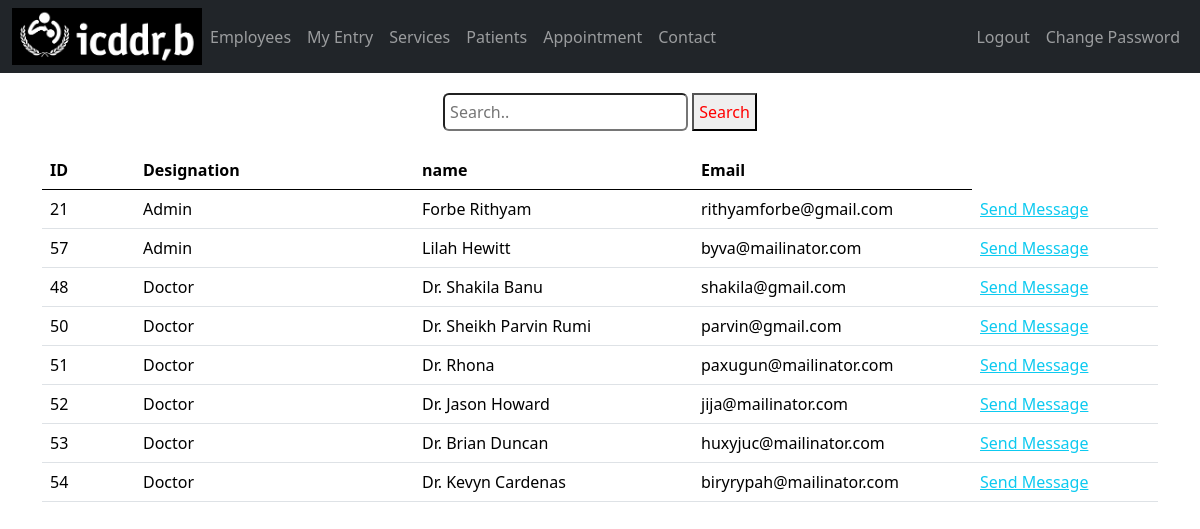
The app's page /contact.php (signed in) with its own data.
### tables this page shows
CREATE TABLE `users` (
  `id` int(255) NOT NULL,
  `username` varchar(255) DEFAULT NULL,
  `email` varchar(255) NOT NULL,
  `password` varchar(255) NOT NULL,
  `name` varchar(255) DEFAULT NULL,
  `surname` varchar(255) DEFAULT NULL,
  `date` varchar(255) DEFAULT NULL,
  `ptype` varchar(255) DEFAULT NULL,
  `file` varchar(255) DEFAULT NULL,
  `gender` varchar(255) DEFAULT NULL,
  `utype` varchar(255) DEFAULT NULL,
  `address` varchar(255) DEFAULT NULL,
  `phone` varchar(255) DEFAULT NULL,
  `designation` varchar(255) DEFAULT NULL
);

### init.php (called while the page is built, shortened)
<?php
$source = new source;
?>

### classes/source.php (called while the page is built, shortened)
<?php
class source extends db{
    public $Query;
    public function Query($query,$param = []){
        if(empty($param)){
            $this->Query = $this->db->prepare($query);
            return $this->Query->execute();
        }else{
            $this->Query = $this->db->prepare($query);
            return $this->Query->execute($param);
        }
    }
    public function CountRows(){
        return $this->Query->rowCount();
    }
    public function FetchAll(){
        return $this->Query->FetchAll(PDO::FETCH_OBJ);
    }
}
?>

### classes/db.php (called while the page is built, shortened)
<?php
class db{
    private $host = "localhost";
    private $username = "root";
    private $password = "";
    private $database = "intern";
    public function __construct(){
        try{
            $this->db = new PDO("mysql:hsot=".$this->host.";dbname=".$this->database,
            $this->username,$this->password);
        }catch(PDOException $e){
            echo "Connection problem : ".$e->getMessage();
        }
    }
}
?>

### contact.php (the view, shortened to what this page needs)
<?php
include "init.php";
?>
<html>
<head>
    <link href="https://cdn.jsdelivr.net/npm/bootstrap@5.0.2/dist/css/bootstrap.min.css" rel="stylesheet">
    <link rel="stylesheet" href="style/css_responsive.css">
</head>
<body>
    <?php
    include 'splitfile/navbar.php';
    ?>
    <div class="container-fluid">
        <div class="container">
<div style="border: 5px; padding: 5px; margin-top: 15px; margin-bottom:15px;"><center>
<form class="example" action="/action_page.php">
  <input type="text" placeholder="Search.." name="search" class="rounded" style="padding:5px; ">
  <button type="submit" style="padding:5px; color:red;">Search</button>
</form>
</center></div>
            <table class="table table-hover">
                <thead>
                    <tr>
                        <th class="col-1">ID</th>
                        <th class="col-3">Designation</th>
                        <th class="col-3">name</th>
                        <th class="col-3">Email</th>
                    </tr>
                </thead>
                <tbody>
                <?php
                    $query = $source->Query("SELECT * FROM `users` WHERE utype=0 ");
                    $details = $source->FetchAll();
                    $numrow = $source->CountRows();
                    if ($numrow > 0) {
                        foreach ($details as $row) :
                    ?>
                            <tr>
                                <td><?php echo $row->id; ?></td>
                                <td><?php echo "Admin"; ?></td>
                                <td><?php echo $row->name; ?></td>
                                <td><?php echo $row->email; ?></td>
                                <?php echo "<td>
                 <a href='message.php?id=" . $row->id . "' class='.btn-sm btn-outline-info mr-2'>Send Message</a>"."  "."<a href='delete.php?deleteuser=" . $row->id . "' class='.btn-sm btn-outline-danger mr-2'></a> </td>
                </tr>"; ?>
                        <?php
                        endforeach;
                    }
                        ?>
                         <?php
                    $query = $source->Query("SELECT * FROM `users` WHERE utype=1");
                    $details = $source->FetchAll();
                    $numrow = $source->CountRows();
                    if ($numrow > 0) {
                        foreach ($details as $row) :
                    ?>
                            <tr>
                                <td><?php echo $row->id; ?></td>
                                <td><?php echo "Doctor"; ?></td>
                                <td><?php echo $row->name; ?></td>
                                <td><?php echo $row->email; ?></td>
                                <?php echo "<td>
                 <a href='message.php?id=" . $row->id . "' class='.btn-sm btn-outline-info mr-2'>Send Message</a>"."  "."<a href='delete.php?deleteuser=" . $row->id . "' class='.btn-sm btn-outline-danger mr-2'></a> </td>
                </tr>"; ?>
                        <?php
                        endforeach;
                    }
                        ?>
                </tbody>
            </table>
        </div>
    </div>
</body>
</html>

### style/css_responsive.css (style rules this page uses)
* { box-sizing: border-box; margin: 0; padding: 0; }

### records on screen
users: id "21", name "Forbe Rithyam", email "rithyamforbe@gmail.com"
users: id "57", name "Lilah Hewitt", email "byva@mailinator.com"
users: id "48", name "Dr. Shakila Banu", email "shakila@gmail.com"
users: id "50", name "Dr. Sheikh Parvin Rumi", email "parvin@gmail.com"
users: id "51", name "Dr. Rhona", email "paxugun@mailinator.com"
users: id "52", name "Dr. Jason Howard", email "jija@mailinator.com"
users: id "53", name "Dr. Brian Duncan", email "huxyjuc@mailinator.com"
users: id "54", name "Dr. Kevyn Cardenas", email "biryrypah@mailinator.com"
